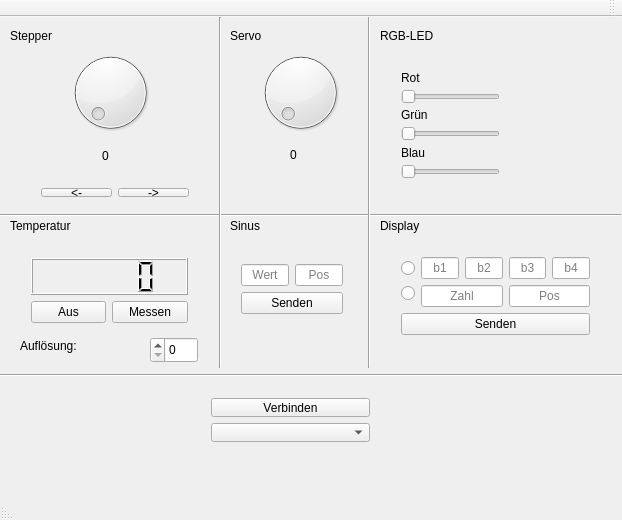
<?xml version="1.0" encoding="UTF-8"?>
<ui version="4.0">
 <class>MainWindow</class>
 <widget class="QMainWindow" name="MainWindow">
  <property name="geometry">
   <rect>
    <x>0</x>
    <y>0</y>
    <width>622</width>
    <height>520</height>
   </rect>
  </property>
  <property name="sizePolicy">
   <sizepolicy hsizetype="Preferred" vsizetype="Preferred">
    <horstretch>0</horstretch>
    <verstretch>0</verstretch>
   </sizepolicy>
  </property>
  <property name="windowTitle">
   <string>MC_PR V0.1</string>
  </property>
  <property name="layoutDirection">
   <enum>Qt::RightToLeft</enum>
  </property>
  <widget class="QWidget" name="centralWidget">
   <widget class="QWidget" name="verticalLayoutWidget_2">
    <property name="geometry">
     <rect>
      <x>20</x>
      <y>230</y>
      <width>179</width>
      <height>87</height>
     </rect>
    </property>
    <layout class="QVBoxLayout" name="verticalLayout_2">
     <item>
      <widget class="QLCDNumber" name="lcdNumberTemp"/>
     </item>
     <item>
      <layout class="QHBoxLayout" name="horizontalLayout">
       <item>
        <widget class="QPushButton" name="pushButtonTemp">
         <property name="text">
          <string>Messen</string>
         </property>
        </widget>
       </item>
       <item>
        <widget class="QPushButton" name="buttonSwitchDisplay">
         <property name="text">
          <string>Aus</string>
         </property>
        </widget>
       </item>
      </layout>
     </item>
    </layout>
   </widget>
   <widget class="QLabel" name="label_2">
    <property name="geometry">
     <rect>
      <x>10</x>
      <y>200</y>
      <width>81</width>
      <height>17</height>
     </rect>
    </property>
    <property name="text">
     <string>Temperatur</string>
    </property>
   </widget>
   <widget class="QLabel" name="label_3">
    <property name="geometry">
     <rect>
      <x>230</x>
      <y>10</y>
      <width>67</width>
      <height>17</height>
     </rect>
    </property>
    <property name="text">
     <string>Servo</string>
    </property>
   </widget>
   <widget class="QWidget" name="verticalLayoutWidget_4">
    <property name="geometry">
     <rect>
      <x>30</x>
      <y>160</y>
      <width>170</width>
      <height>31</height>
     </rect>
    </property>
    <layout class="QVBoxLayout" name="verticalLayout_5">
     <item>
      <layout class="QHBoxLayout" name="horizontalLayout_5">
       <item>
        <widget class="QPushButton" name="pushButtonStepperPlus">
         <property name="text">
          <string>-&gt;</string>
         </property>
        </widget>
       </item>
       <item>
        <widget class="QPushButton" name="pushButtonStepperMinus">
         <property name="text">
          <string>&lt;-</string>
         </property>
        </widget>
       </item>
      </layout>
     </item>
    </layout>
   </widget>
   <widget class="QLabel" name="label_4">
    <property name="geometry">
     <rect>
      <x>10</x>
      <y>10</y>
      <width>67</width>
      <height>17</height>
     </rect>
    </property>
    <property name="text">
     <string>Stepper</string>
    </property>
   </widget>
   <widget class="QDial" name="dialStepper">
    <property name="geometry">
     <rect>
      <x>50</x>
      <y>30</y>
      <width>121</width>
      <height>91</height>
     </rect>
    </property>
    <property name="maximum">
     <number>400</number>
    </property>
   </widget>
   <widget class="QLabel" name="labelStepper">
    <property name="geometry">
     <rect>
      <x>90</x>
      <y>130</y>
      <width>31</width>
      <height>17</height>
     </rect>
    </property>
    <property name="text">
     <string>0</string>
    </property>
    <property name="alignment">
     <set>Qt::AlignCenter</set>
    </property>
   </widget>
   <widget class="QDial" name="dialServo">
    <property name="geometry">
     <rect>
      <x>250</x>
      <y>30</y>
      <width>101</width>
      <height>91</height>
     </rect>
    </property>
    <property name="maximum">
     <number>100</number>
    </property>
   </widget>
   <widget class="QLabel" name="labelServo">
    <property name="geometry">
     <rect>
      <x>290</x>
      <y>130</y>
      <width>51</width>
      <height>16</height>
     </rect>
    </property>
    <property name="text">
     <string>0</string>
    </property>
   </widget>
   <widget class="QSpinBox" name="spinBoxTempratur">
    <property name="geometry">
     <rect>
      <x>150</x>
      <y>320</y>
      <width>48</width>
      <height>26</height>
     </rect>
    </property>
    <property name="maximum">
     <number>3</number>
    </property>
   </widget>
   <widget class="QLabel" name="label_6">
    <property name="geometry">
     <rect>
      <x>20</x>
      <y>320</y>
      <width>81</width>
      <height>17</height>
     </rect>
    </property>
    <property name="text">
     <string>Auflösung:</string>
    </property>
   </widget>
   <widget class="Line" name="line">
    <property name="geometry">
     <rect>
      <x>0</x>
      <y>190</y>
      <width>621</width>
      <height>16</height>
     </rect>
    </property>
    <property name="orientation">
     <enum>Qt::Horizontal</enum>
    </property>
   </widget>
   <widget class="Line" name="line_2">
    <property name="geometry">
     <rect>
      <x>210</x>
      <y>0</y>
      <width>20</width>
      <height>351</height>
     </rect>
    </property>
    <property name="orientation">
     <enum>Qt::Vertical</enum>
    </property>
   </widget>
   <widget class="QWidget" name="verticalLayoutWidget_5">
    <property name="geometry">
     <rect>
      <x>390</x>
      <y>40</y>
      <width>121</width>
      <height>133</height>
     </rect>
    </property>
    <layout class="QVBoxLayout" name="verticalLayout_4">
     <item>
      <layout class="QVBoxLayout" name="verticalLayout">
       <property name="spacing">
        <number>2</number>
       </property>
       <item>
        <widget class="QLabel" name="labelRot">
         <property name="text">
          <string>Rot</string>
         </property>
        </widget>
       </item>
       <item>
        <widget class="QSlider" name="horizontalSliderRot">
         <property name="layoutDirection">
          <enum>Qt::LeftToRight</enum>
         </property>
         <property name="maximum">
          <number>255</number>
         </property>
         <property name="orientation">
          <enum>Qt::Horizontal</enum>
         </property>
        </widget>
       </item>
       <item>
        <widget class="QLabel" name="labelGruen">
         <property name="text">
          <string>Grün</string>
         </property>
        </widget>
       </item>
       <item>
        <widget class="QSlider" name="horizontalSliderGreun">
         <property name="layoutDirection">
          <enum>Qt::LeftToRight</enum>
         </property>
         <property name="maximum">
          <number>255</number>
         </property>
         <property name="orientation">
          <enum>Qt::Horizontal</enum>
         </property>
        </widget>
       </item>
       <item>
        <widget class="QLabel" name="labelBlau">
         <property name="text">
          <string>Blau</string>
         </property>
        </widget>
       </item>
       <item>
        <widget class="QSlider" name="horizontalSliderBlau">
         <property name="layoutDirection">
          <enum>Qt::LeftToRight</enum>
         </property>
         <property name="maximum">
          <number>255</number>
         </property>
         <property name="orientation">
          <enum>Qt::Horizontal</enum>
         </property>
        </widget>
       </item>
      </layout>
     </item>
    </layout>
   </widget>
   <widget class="QWidget" name="verticalLayoutWidget_6">
    <property name="geometry">
     <rect>
      <x>230</x>
      <y>230</y>
      <width>124</width>
      <height>85</height>
     </rect>
    </property>
    <layout class="QVBoxLayout" name="verticalLayout_10">
     <item>
      <layout class="QVBoxLayout" name="verticalLayout_3">
       <item>
        <layout class="QHBoxLayout" name="horizontalLayout_2">
         <item>
          <widget class="QLineEdit" name="lineEditSinusPos">
           <property name="layoutDirection">
            <enum>Qt::RightToLeft</enum>
           </property>
           <property name="inputMask">
            <string>99</string>
           </property>
           <property name="text">
            <string/>
           </property>
           <property name="alignment">
            <set>Qt::AlignCenter</set>
           </property>
           <property name="placeholderText">
            <string>Pos</string>
           </property>
          </widget>
         </item>
         <item>
          <widget class="QLineEdit" name="lineEditSinusValue">
           <property name="layoutDirection">
            <enum>Qt::RightToLeft</enum>
           </property>
           <property name="inputMask">
            <string>9999</string>
           </property>
           <property name="text">
            <string/>
           </property>
           <property name="alignment">
            <set>Qt::AlignCenter</set>
           </property>
           <property name="placeholderText">
            <string>Wert</string>
           </property>
          </widget>
         </item>
        </layout>
       </item>
       <item>
        <widget class="QPushButton" name="pushButtonSinusSend">
         <property name="text">
          <string>Senden</string>
         </property>
        </widget>
       </item>
      </layout>
     </item>
    </layout>
   </widget>
   <widget class="QWidget" name="verticalLayoutWidget_7">
    <property name="geometry">
     <rect>
      <x>200</x>
      <y>370</y>
      <width>181</width>
      <height>66</height>
     </rect>
    </property>
    <layout class="QVBoxLayout" name="verticalLayout_12">
     <item>
      <widget class="QPushButton" name="pushButtonConnect">
       <property name="text">
        <string>Verbinden</string>
       </property>
      </widget>
     </item>
     <item>
      <widget class="QComboBox" name="comboBoxConnect">
       <property name="layoutDirection">
        <enum>Qt::LeftToRight</enum>
       </property>
       <property name="sizeAdjustPolicy">
        <enum>QComboBox::AdjustToContents</enum>
       </property>
      </widget>
     </item>
    </layout>
   </widget>
   <widget class="QWidget" name="verticalLayoutWidget_8">
    <property name="geometry">
     <rect>
      <x>390</x>
      <y>229</y>
      <width>211</width>
      <height>101</height>
     </rect>
    </property>
    <layout class="QVBoxLayout" name="verticalLayout_13">
     <item>
      <layout class="QHBoxLayout" name="horizontalLayout_4">
       <item>
        <layout class="QVBoxLayout" name="verticalLayout_9">
         <item>
          <layout class="QHBoxLayout" name="horizontalLayout_7">
           <item>
            <widget class="QLineEdit" name="lineEditDisplayB4">
             <property name="layoutDirection">
              <enum>Qt::RightToLeft</enum>
             </property>
             <property name="inputMask">
              <string>HH</string>
             </property>
             <property name="text">
              <string/>
             </property>
             <property name="alignment">
              <set>Qt::AlignCenter</set>
             </property>
             <property name="placeholderText">
              <string>b4</string>
             </property>
            </widget>
           </item>
           <item>
            <widget class="QLineEdit" name="lineEditDisplayB3">
             <property name="layoutDirection">
              <enum>Qt::RightToLeft</enum>
             </property>
             <property name="inputMask">
              <string>HH</string>
             </property>
             <property name="text">
              <string/>
             </property>
             <property name="alignment">
              <set>Qt::AlignCenter</set>
             </property>
             <property name="placeholderText">
              <string>b3</string>
             </property>
            </widget>
           </item>
           <item>
            <widget class="QLineEdit" name="lineEditDisplayB2">
             <property name="layoutDirection">
              <enum>Qt::RightToLeft</enum>
             </property>
             <property name="inputMask">
              <string>HH</string>
             </property>
             <property name="text">
              <string/>
             </property>
             <property name="alignment">
              <set>Qt::AlignCenter</set>
             </property>
             <property name="placeholderText">
              <string>b2</string>
             </property>
            </widget>
           </item>
           <item>
            <widget class="QLineEdit" name="lineEditDisplayB1">
             <property name="layoutDirection">
              <enum>Qt::RightToLeft</enum>
             </property>
             <property name="inputMask">
              <string>HH</string>
             </property>
             <property name="text">
              <string/>
             </property>
             <property name="alignment">
              <set>Qt::AlignCenter</set>
             </property>
             <property name="placeholderText">
              <string>b1</string>
             </property>
            </widget>
           </item>
          </layout>
         </item>
         <item>
          <layout class="QHBoxLayout" name="horizontalLayout_3">
           <item>
            <widget class="QLineEdit" name="lineEditDisplayPosition">
             <property name="layoutDirection">
              <enum>Qt::RightToLeft</enum>
             </property>
             <property name="inputMask">
              <string>9</string>
             </property>
             <property name="text">
              <string/>
             </property>
             <property name="alignment">
              <set>Qt::AlignCenter</set>
             </property>
             <property name="placeholderText">
              <string>Pos</string>
             </property>
            </widget>
           </item>
           <item>
            <widget class="QLineEdit" name="lineEditDisplayNumber">
             <property name="layoutDirection">
              <enum>Qt::RightToLeft</enum>
             </property>
             <property name="inputMask">
              <string>9</string>
             </property>
             <property name="text">
              <string/>
             </property>
             <property name="alignment">
              <set>Qt::AlignCenter</set>
             </property>
             <property name="placeholderText">
              <string>Zahl</string>
             </property>
            </widget>
           </item>
          </layout>
         </item>
        </layout>
       </item>
       <item>
        <layout class="QVBoxLayout" name="verticalLayout_6">
         <item>
          <widget class="QRadioButton" name="radioButtonDisplayPatern">
           <property name="text">
            <string/>
           </property>
          </widget>
         </item>
         <item>
          <widget class="QRadioButton" name="radioButtonDisplayNumber">
           <property name="text">
            <string/>
           </property>
          </widget>
         </item>
        </layout>
       </item>
      </layout>
     </item>
     <item>
      <widget class="QPushButton" name="pushButtonDisplaySend">
       <property name="text">
        <string>Senden</string>
       </property>
      </widget>
     </item>
    </layout>
   </widget>
   <widget class="Line" name="line_3">
    <property name="geometry">
     <rect>
      <x>359</x>
      <y>-10</y>
      <width>21</width>
      <height>361</height>
     </rect>
    </property>
    <property name="orientation">
     <enum>Qt::Vertical</enum>
    </property>
   </widget>
   <widget class="Line" name="line_4">
    <property name="geometry">
     <rect>
      <x>0</x>
      <y>350</y>
      <width>631</width>
      <height>16</height>
     </rect>
    </property>
    <property name="orientation">
     <enum>Qt::Horizontal</enum>
    </property>
   </widget>
   <widget class="QLabel" name="label_5">
    <property name="geometry">
     <rect>
      <x>230</x>
      <y>200</y>
      <width>117</width>
      <height>17</height>
     </rect>
    </property>
    <property name="text">
     <string>Sinus</string>
    </property>
   </widget>
   <widget class="QLabel" name="label">
    <property name="geometry">
     <rect>
      <x>380</x>
      <y>10</y>
      <width>117</width>
      <height>18</height>
     </rect>
    </property>
    <property name="text">
     <string>RGB-LED</string>
    </property>
   </widget>
   <widget class="QLabel" name="label_7">
    <property name="geometry">
     <rect>
      <x>380</x>
      <y>200</y>
      <width>71</width>
      <height>17</height>
     </rect>
    </property>
    <property name="text">
     <string>Display</string>
    </property>
   </widget>
   <widget class="QLabel" name="labelError">
    <property name="geometry">
     <rect>
      <x>120</x>
      <y>440</y>
      <width>481</width>
      <height>17</height>
     </rect>
    </property>
    <property name="sizePolicy">
     <sizepolicy hsizetype="Expanding" vsizetype="Expanding">
      <horstretch>0</horstretch>
      <verstretch>0</verstretch>
     </sizepolicy>
    </property>
    <property name="layoutDirection">
     <enum>Qt::LeftToRight</enum>
    </property>
    <property name="text">
     <string/>
    </property>
    <property name="scaledContents">
     <bool>false</bool>
    </property>
   </widget>
  </widget>
  <widget class="QMenuBar" name="menuBar">
   <property name="geometry">
    <rect>
     <x>0</x>
     <y>0</y>
     <width>622</width>
     <height>22</height>
    </rect>
   </property>
  </widget>
  <widget class="QToolBar" name="mainToolBar">
   <attribute name="toolBarArea">
    <enum>TopToolBarArea</enum>
   </attribute>
   <attribute name="toolBarBreak">
    <bool>false</bool>
   </attribute>
  </widget>
  <widget class="QStatusBar" name="statusBar"/>
 </widget>
 <layoutdefault spacing="6" margin="11"/>
 <resources/>
 <connections/>
</ui>
